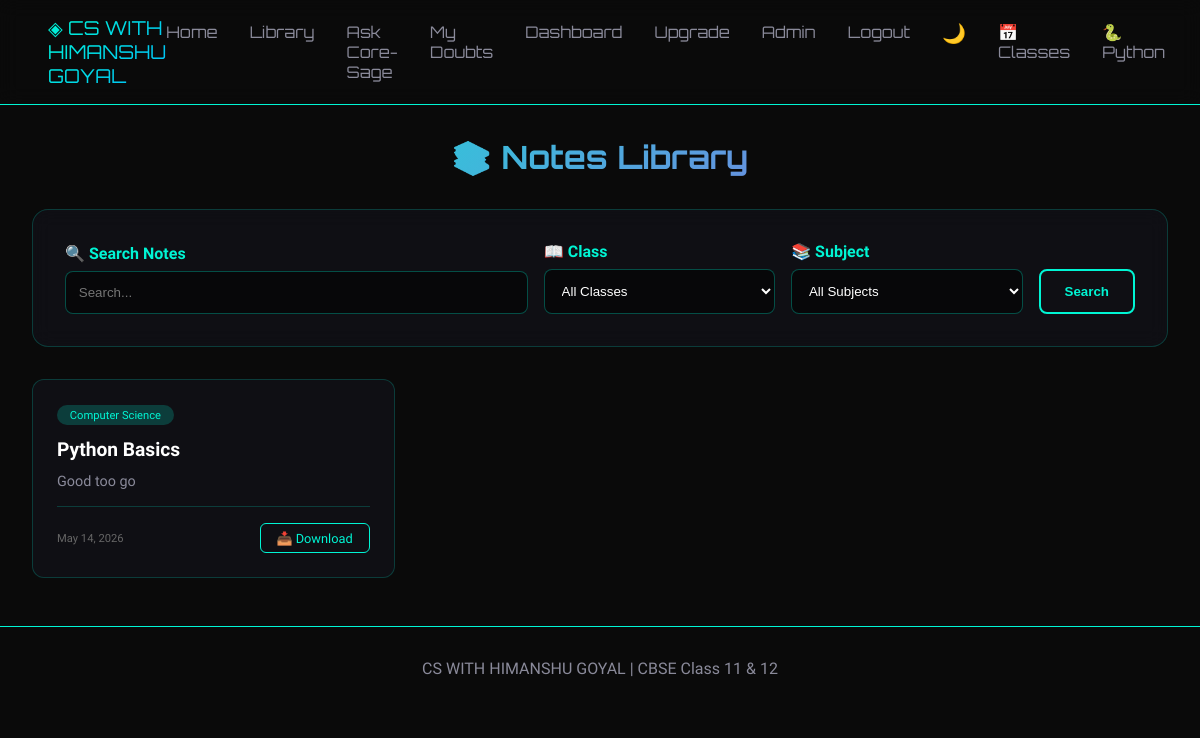
/library/, run on the app's committed database.
### repository/models.py (models this page shows, shortened)
class Chapter(models.Model):
    CLASS_CHOICES = [
        ('11', 'Class 11'),
        ('12', 'Class 12'),
    ]
    SUBJECT_CHOICES = [
        ('CS', 'Computer Science'),
        ('IP', 'Informatics Practices'),
    ]
    title = models.CharField(max_length=200)
    class_level = models.CharField(
        max_length=2,
        choices=CLASS_CHOICES,
        default='11',
        help_text="Select Class 11 or 12"
    )
    subject = models.CharField(
        max_length=2,
        choices=SUBJECT_CHOICES,
        default='CS',
        help_text="Select Computer Science or Informatics Practices"
    )
    description = models.TextField(blank=True, help_text="Brief description of the chapter content")
    notes_file = models.FileField(
        upload_to='notes/%Y/%m/',
        validators=[FileExtensionValidator(allowed_extensions=['pdf'])],
        help_text="Upload PDF notes file",
        blank=True,
        null=True
    )
    created_at = models.DateTimeField(auto_now_add=True)
    updated_at = models.DateTimeField(auto_now=True)
    class Meta:
        ordering = ['-created_at']
        verbose_name = 'Chapter'
        verbose_name_plural = 'Chapters'

### repository/views.py (the view)
# urls.py: path('library/', views.library, name='library'),
def library(request):
    chapters = Chapter.objects.all()
    search_query = request.GET.get('search', '')
    class_filter = request.GET.get('class_level', '')
    subject_filter = request.GET.get('subject', '')
    if search_query:
        chapters = chapters.filter(title__icontains=search_query) | chapters.filter(description__icontains=search_query)
    if class_filter and class_filter in ['11', '12']:
        chapters = chapters.filter(class_level=class_filter)
    if subject_filter and subject_filter in ['CS', 'IP']:
        chapters = chapters.filter(subject=subject_filter)
    total_results = chapters.count()
    context = {
        'chapters': chapters,
        'total_results': total_results,
        'search_query': search_query,
        'class_filter': class_filter,
        'subject_filter': subject_filter,
    }
    return render(request, 'library.html', context)

### templates/library.html (shortened to what this page needs)
<!DOCTYPE html>
<html lang="en">
<head>
    <link rel="stylesheet" href="/static/css/dark-mode.css">
</head>
<body>
    <nav>
        <div class="logo">◈ CS WITH HIMANSHU GOYAL</div>
        <ul class="nav-links">
            <li><a href="/">Home</a></li>
            <li><a href="/library/">Library</a></li>
            <li><a href="/ask/">Ask Core-Sage</a></li>
            <li><a href="/history/">My Doubts</a></li>
            <li><a href="/dashboard/">Dashboard</a></li>
            <li><a href="/upgrade/">Upgrade</a></li>
            <li><a href="/admin/">Admin</a></li>
            <li><a href="/logout/">Logout</a></li>
            <li><button id="themeToggle" style="background:none; border:none; font-size:1.2rem; cursor:pointer;">🌙</button></li>
            <li><a href="/classes/">📅 Classes</a></li>
            <li><a href="/python-interpreter/">🐍 Python</a></li>
        </ul>
    </nav>
    <div class="container">
        <h1>📚 Notes Library</h1>
        <div class="filter-section">
            <form method="get" class="filter-grid">
                <div class="filter-group">
                    <label>🔍 Search Notes</label>
                    <input type="text" name="search" placeholder="Search..." value="{{ search_query }}">
                </div>
                <div class="filter-group">
                    <label>📖 Class</label>
                    <select name="class_level">
                        <option value="">All Classes</option>
                    </select>
                </div>
                <div class="filter-group">
                    <label>📚 Subject</label>
                    <select name="subject">
                        <option value="">All Subjects</option>
                    </select>
                </div>
                <button type="submit" class="filter-btn">Search</button>
            </form>
        </div>
        <div class="chapters-grid">
            {% for chapter in chapters %}
            <div class="chapter-card">
                <div>
                    <span class="subject-badge">{{ chapter.get_subject_display }}</span>
                </div>
                <h3 class="chapter-title">{{ chapter.title }}</h3>
                <p class="chapter-desc">{{ chapter.description|default:"No description."|truncatechars:100 }}</p>
                <div class="card-footer">
                    <span class="date-info">{{ chapter.created_at|date:"M d, Y" }}</span>
                    {% if chapter.notes_file %}
                    <a href="{{ chapter.notes_file.url }}" class="download-btn" target="_blank">📥 Download</a>
                    {% else %}
                    <span style="color: #666;">Coming Soon</span>
                    {% endif %}
                </div>
            </div>
            {% empty %}
            <div class="empty-state">
                <p>📭 No chapters found.</p>
            </div>
            {% endfor %}
        </div>
    </div>
    <footer>
        <p>CS WITH HIMANSHU GOYAL | CBSE Class 11 & 12</p>
    </footer>
</body>
</html>

### static/css/dark-mode.css (style rules this page uses)
:root { --bg-dark: #f5f5f7; --bg-card: rgba(255, 255, 255, 0.9); --bg-input: rgba(240, 240, 245, 0.9); --text-primary: #1a1a2e; --text-secondary: #4a4a5a; --text-muted: #8a8a9a; --border-glass: rgba(0, 0, 0, 0.1); }
body { background: var(--bg-dark); color: var(--text-primary); transition: background 0.3s ease, color 0.3s ease; }
.card, .filter-section, .question-card, .response-card { background: var(--bg-card); backdrop-filter: blur(10px); border-color: var(--border-glass); }
input, select, textarea { background: var(--bg-input); color: var(--text-primary); border-color: var(--border-glass); }

### templates/library.html (style rules this page uses)
* { margin: 0; padding: 0; box-sizing: border-box; }
body { font-family: 'Rajdhani', sans-serif; background: #0a0a0a; color: #e0e0e0; }
nav { display: flex; justify-content: space-between; align-items: center; padding: 1rem 3rem; background: rgba(10, 10, 10, 0.9); backdrop-filter: blur(10px); border-bottom: 1px solid #00f5d4; }
.logo { font-family: 'Orbitron', monospace; font-size: 1.2rem; background: linear-gradient(135deg, #00f5d4, #00bbf9); -webkit-background-clip: text; -webkit-text-fill-color: transparent; }
.nav-links { display: flex; gap: 2rem; list-style: none; }
.nav-links a { color: #8a8a9a; text-decoration: none; font-family: 'Orbitron', monospace; }
.container { max-width: 1200px; margin: 2rem auto; padding: 0 2rem; }
h1 { font-family: 'Orbitron', monospace; text-align: center; margin-bottom: 2rem; background: linear-gradient(135deg, #00f5d4, #9b5de5); -webkit-background-clip: text; -webkit-text-fill-color: transparent; }
.filter-section { background: rgba(20, 20, 30, 0.5); padding: 2rem; border-radius: 16px; margin-bottom: 2rem; border: 1px solid rgba(0, 245, 212, 0.2); }
.filter-grid { display: grid; grid-template-columns: 2fr 1fr 1fr auto; gap: 1rem; align-items: end; }
.filter-group { display: flex; flex-direction: column; gap: 0.5rem; }
.filter-group label { color: #00f5d4; font-weight: bold; }
.filter-group input, .filter-group select { padding: 0.8rem; background: rgba(0, 0, 0, 0.5); border: 1px solid rgba(0, 245, 212, 0.3); border-radius: 8px; color: white; }
.filter-btn { padding: 0.8rem 1.5rem; background: transparent; border: 2px solid #00f5d4; color: #00f5d4; cursor: pointer; border-radius: 8px; font-weight: bold; }
.chapters-grid { display: grid; grid-template-columns: repeat(auto-fill, minmax(300px, 1fr)); gap: 1.5rem; }
.chapter-card { background: rgba(20, 20, 30, 0.5); border: 1px solid rgba(0, 245, 212, 0.2); border-radius: 12px; padding: 1.5rem; transition: all 0.3s ease; }
.subject-badge { display: inline-block; padding: 0.2rem 0.8rem; border-radius: 20px; font-size: 0.7rem; background: rgba(0, 245, 212, 0.2); color: #00f5d4; }
.chapter-title { font-size: 1.2rem; margin: 0.8rem 0; color: white; }
.chapter-desc { color: #8a8a9a; font-size: 0.9rem; margin-bottom: 1rem; }
.card-footer { display: flex; justify-content: space-between; align-items: center; margin-top: 1rem; padding-top: 1rem; border-top: 1px solid rgba(0, 245, 212, 0.2); }
.date-info { font-size: 0.7rem; color: #666; }
.download-btn { display: inline-block; padding: 0.4rem 1rem; background: transparent; border: 1px solid #00f5d4; color: #00f5d4; text-decoration: none; border-radius: 6px; font-size: 0.8rem; }
footer { text-align: center; padding: 2rem; border-top: 1px solid #00f5d4; margin-top: 3rem; color: #8a8a9a; }

### data on the page
Chapter: subject "Computer Science", title "Python Basics", description "Good too go", created_at "May 14, 2026"
